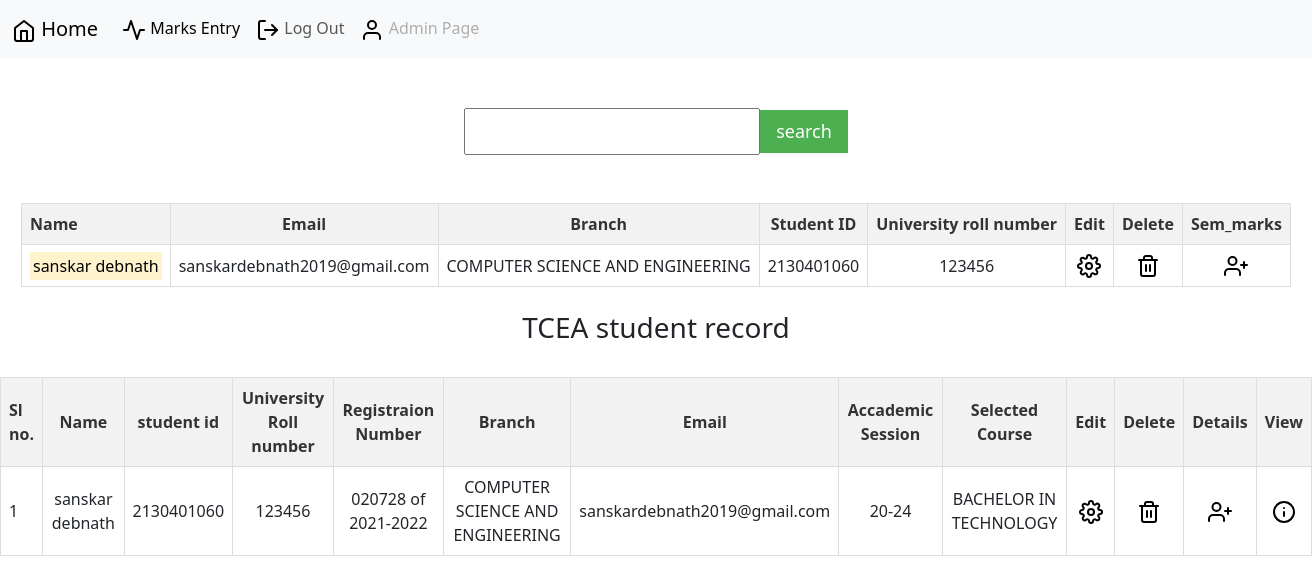
/administrator/insertor.php?txtsearch=sanskar debnath, run on the app's committed database.
### tables this page shows
CREATE TABLE `student` (
  `name` varchar(50) NOT NULL,
  `sid` varchar(20) NOT NULL,
  `urn` varchar(20) NOT NULL,
  `registration` varchar(30) NOT NULL,
  `email` varchar(50) NOT NULL,
  `branch` varchar(50) NOT NULL,
  `dob` date NOT NULL,
  `gender` varchar(6) NOT NULL,
  `address` varchar(60) NOT NULL,
  `number` varchar(15) NOT NULL,
  `course` varchar(50) NOT NULL,
  `acc_session` varchar(20) NOT NULL
);

### administrator/insertor.php (the view, shortened to what this page needs)
<?php
require "../connection.php";
require "../globalindex.php";
?>
<html>
<head>
</head>
<body>
  <nav class="navbar navbar-expand-lg bg-body-tertiary">
    <div class="container-fluid">
      <a class="navbar-brand" href=""><img src="../img/home.svg"> Home</a>
      <div class="collapse navbar-collapse" id="navbarTogglerDemo02">
        <ul class="navbar-nav me-auto mb-2 mb-lg-0">
          <li class="nav-item">
            <a class="nav-link active" aria-current="page" href="option.php"><img src="../img/activity.svg"> Marks Entry</a>
          </li>
          <li class="nav-item">
            <a class="nav-link" href="logout.php"><img src="../img/log-out.svg"> Log Out</a>
          </li>
          <li class="nav-item">
            <a class="nav-link disabled"><img src="../img/user.svg"> Admin Page</a>
          </li>
        </ul>
      </div>
    </div>
  </nav>
  <form action="" method="GET" class="uisearch">
    <input type="text" name="txtsearch" id="txtsearch" />
    <input type="submit" name="btnsearch" id="btnsearch" value="search" />
  </form>
  <br><br>
  <?php
  if (isset($_REQUEST["txtsearch"])) {
    $txt_find = $_REQUEST["txtsearch"];
    $sql = "SELECT * FROM student WHERE name LIKE '%$txt_find%' OR sid LIKE '%$txt_find%' OR urn LIKE '%$txt_find%'";
    $result = $connection->query($sql);
    if ($result->num_rows > 0) {
      ?>
      <center>
      <?php
      echo '<table class="mf">';
      echo '<thead><tr><th>Name</th><th>Email</th><th>Branch</th><th>Student ID</th><th>University roll number</th><th>Edit</th><th>Delete</th><th>Sem_marks</th></tr></thead>';
      echo '<tbody>';
      while ($row = $result->fetch_assoc()) {
        echo '<tr>';
        echo '<td>' . preg_replace('/(' . preg_quote($txt_find, '/') . ')/i', '<mark>$1</mark>', $row['name']) . '</td>';
        echo '<td>' . preg_replace('/(' . preg_quote($txt_find, '/') . ')/i', '<mark>$1</mark>', $row['email']) . '</td>';
        echo '<td>' . preg_replace('/(' . preg_quote($txt_find, '/') . ')/i', '<mark>$1</mark>', $row['branch']) . '</td>';
        echo '<td>' . preg_replace('/(' . preg_quote($txt_find, '/') . ')/i', '<mark>$1</mark>', $row['sid']) . '</td>';
        echo '<td>' . preg_replace('/(' . preg_quote($txt_find, '/') . ')/i', '<mark>$1</mark>', $row['urn']) . '</td>';
        echo '<td>
        <a href="edit.php?id=' . $row['sid'] . '&name=' . $row['name'] . '"><img src="../img/settings.svg"></a>
      </td>';
      echo '<td>
      <a href="delete.php?id='. $row['sid'].'&name='.$row['name'].'"><img src="../img/trash-2.svg"></a></td>';
      echo '<td>
      <a href="semmarks.php?id='.$row['sid'].'&name='.$row['name'].'"><img src="../img/user-plus.svg"></a></td>';
echo '</tr>';
      }
      echo '</tbody>';
      echo '</table>';
    } else {
      echo "No data found";
    }
  }
  ?>
  </center>
  <br>
  <?php
  $sql = "select * from student ORDER BY sid,branch,urn,name";
  $result = $connection->query($sql);
  if ($result->num_rows > 0) {
  ?>
  <center>
    <h3>TCEA student record</h3>
    <br>
    <table class="mf">
      <thead>
        <th>Sl no.</th>
        <th>Name</th>
        <th>student id</th>
        <th>University Roll number</th>
        <th>Registraion Number</th>
        <th>Branch</th>
        <th>Email</th>
        <th>Accademic Session</th>
        <th>Selected Course</th>
        <th>Edit</th>
        <th>Delete</th>
        <th>Details</th>
        <th>View</th>
      </thead>
      <?php
      $sl = 0;
      while ($row = $result->fetch_assoc()) {
      ?>
        <tr>
          <td><?php echo ++$sl; ?></td>
          <td><?php echo $row['name']; ?></td>
          <td><?php echo $row['sid']; ?></td>
          <td><?php echo $row['urn']; ?></td>
          <td><?php echo $row['registration']; ?></td>
          <td><?php echo $row['branch']; ?></td>
          <td><?php echo $row['email']; ?></td>
          <td><?php echo $row['acc_session']; ?></td>
          <td><?php echo $row['course']; ?></td>
          <td><a href="edit.php?id=<?php echo $row['sid']; ?>&name=<?php echo $row['name']; ?>"><img src="../img/settings.svg"></a></td>
          <td><a href="delete.php?id=<?php echo $row['sid']; ?>&name=<?php echo $row['name']; ?>"><img src="../img/trash-2.svg"></a></td>
          <td><a href="semmarks.php?id=<?php echo $row['sid']; ?>&name=<?php echo $row['name']; ?>"><img src="../img/user-plus.svg"></a></td>
          <td><a href="view.php?id=<?php echo $row['sid']; ?>&name=<?php echo $row['name']; ?>"><img src="../img/info.svg"></a></td>
        </tr>
      <?php
      }
      ?>
    </table>
    </center>
  <?php
  } else {
    echo 'No records found';
  }
  ?>
</body>
</html>

### administrator/insertor.php (style rules this page uses)
table.mf { border-collapse: collapse; max-width: 100%; }
table.mf th, table.mf td { text-align: center; padding: 8px; border: 1px solid #ddd; }
table.mf th { background-color: #f2f2f2; color: #333; }
table.mf th:first-child, table.mf td:first-child { text-align: left; }
.uisearch { display: flex; justify-content: center; align-items: center; margin-top: 50px; }
.uisearch input[type="text"], .uisearch input[type="submit"] { font-size: 18px; padding: 8px 16px; }
.uisearch input[type="submit"] { background-color: #4CAF50; color: white; border: none; cursor: pointer; }

### data on the page
student: name "sanskar debnath", email "sanskardebnath2019@gmail.com", branch "COMPUTER SCIENCE AND ENGINEERING", sid "2130401060", urn "123456", registration "020728 of 2021-2022", acc_session "20-24", course "BACHELOR IN TECHNOLOGY"
